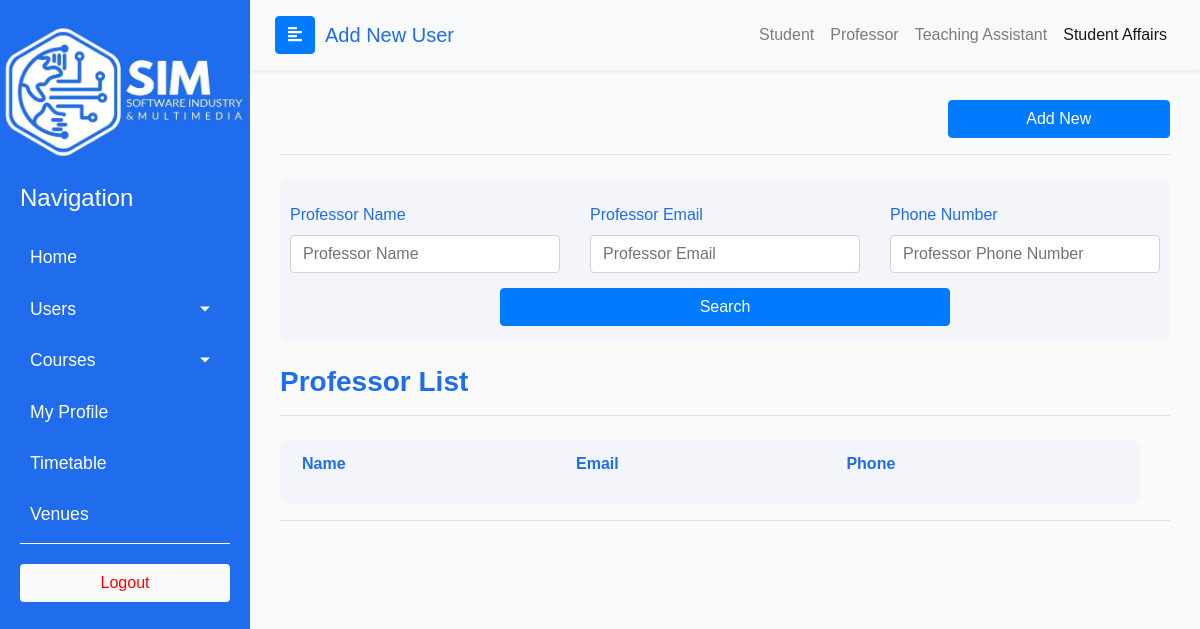
Page /admin/Professors.php on the earlier database version.
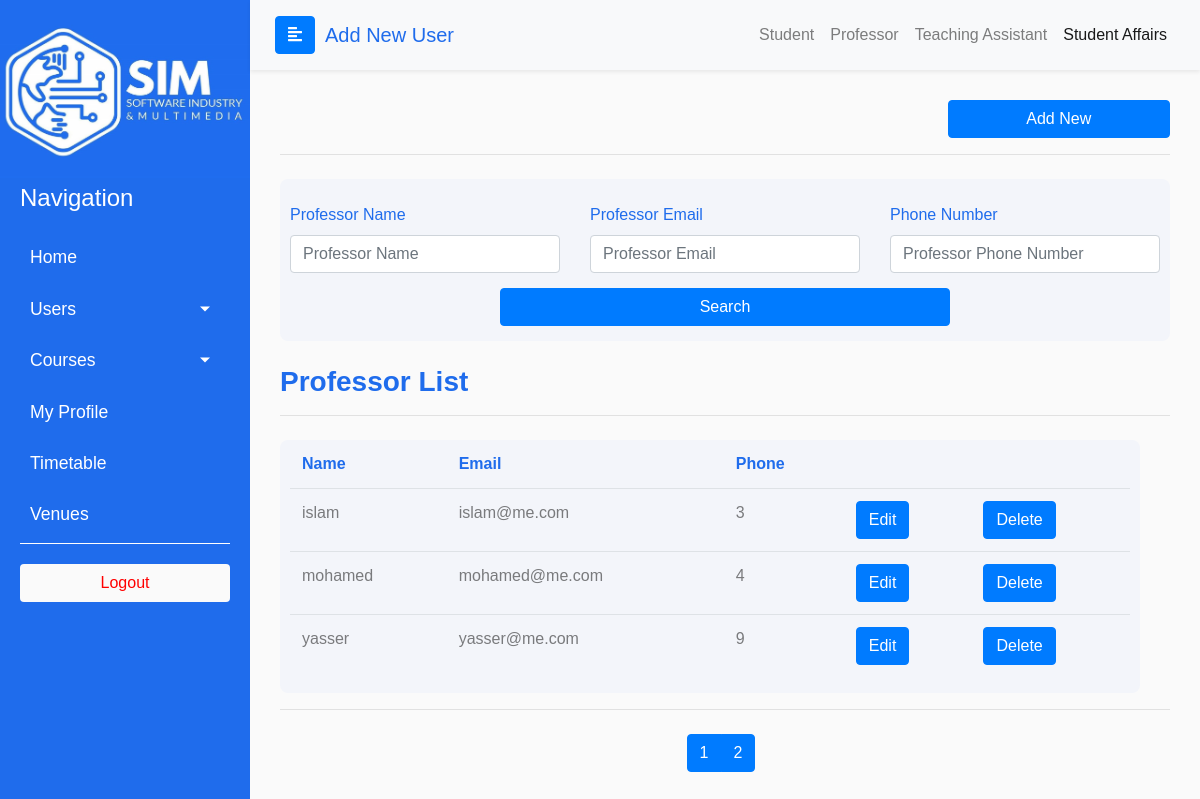
Same page on the later database version.
### tables this page shows
CREATE TABLE `professors` (
  `id_user` int(12) NOT NULL,
  `id_instructor` int(14) NOT NULL,
  `description` varchar(255) NOT NULL
);

CREATE TABLE `users` (
  `id` int(12) NOT NULL,
  `first_name` varchar(255) NOT NULL,
  `middle_name` varchar(255) NOT NULL,
  `last_name` varchar(255) NOT NULL,
  `national_id` bigint(14) NOT NULL,
  `type` varchar(255) NOT NULL,
  `email` varchar(255) NOT NULL,
  `password` varchar(255) NOT NULL,
  `gender` varchar(255) NOT NULL,
  `mobile_number` varchar(255) NOT NULL,
  `home_number` varchar(255) DEFAULT NULL,
  `image_path` text DEFAULT 'profile_images\\profile.png'
);

### paths.php (called while the page is built, shortened)
<?php
$root = "Web-Project-2";
$logo_path = DIRECTORY_SEPARATOR. $root .DIRECTORY_SEPARATOR. "media" .DIRECTORY_SEPARATOR. "logo.jpeg";
$my_profile_path = DIRECTORY_SEPARATOR. $root .DIRECTORY_SEPARATOR. "my_profile.php";
$announcements_path = DIRECTORY_SEPARATOR .$root .DIRECTORY_SEPARATOR. "sa" .DIRECTORY_SEPARATOR. "add_announcements.php";
$venues_path = DIRECTORY_SEPARATOR. $root .DIRECTORY_SEPARATOR."admin" .DIRECTORY_SEPARATOR. "venues.php";
$timetable_admin_path = DIRECTORY_SEPARATOR. $root .DIRECTORY_SEPARATOR. "admin" .DIRECTORY_SEPARATOR. "timetable.php";

### includes/Admin/professors/functions.php (called while the page is built, shortened)
<?php
include_once dirname(__FILE__, 2) . "\\utils\\iniclude_utils_files.php";
function showProfessors()
{
    global $professorsType;
    $data = getProfessorsData();
    printCommonData($data, $professorsType);
}
function getProfessorsData()
{
    global $professorsTable;
    list($per_page, $page_1, $_, $_) = getRowsPerPage($professorsTable);
    $mainSqlQuery = "SELECT p.*, u.*
                        FROM {$professorsTable} p
                        join users u
                            on p.id_user = u.id
                        limit {$page_1}, {$per_page}";
    $dataBaseConnection = connectToDataBase();
    $result = mysqli_query($dataBaseConnection, $mainSqlQuery);
    $professorsData = array();
    $count = 0;
    while ($row = $result->fetch_assoc()) {
        $professorsData[$count++] = $row;
    }
    return $professorsData;
}

### includes/utils/variables.php (called while the page is built, shortened)
<?php
$professorsTable = "professors";
$rowsPerPage = 3;

### includes/Admin/utils/all.php (called while the page is built, shortened)
<?php
include_once "iniclude_utils_files.php";
function getRowsPerPage($table)
{
    global $rowsPerPage;
    $per_page = $rowsPerPage;
    if (isset($_GET['page'])) {
        $page = $_GET['page'];
    } else {
        $page = "";
    }
    if ($page == "" || $page == 1) {
        $page_1 = 0;
    } else {
        $page_1 = ($page * $per_page) - $per_page;
    }
    $dataBaseConnection = connectToDataBase();
    $post_query_count = "SELECT * FROM {$table}";
    $result = mysqli_query($dataBaseConnection, $post_query_count);
    $count = mysqli_num_rows($result);
    $count  = ceil($count / $per_page);
    return array($per_page, $page_1, $count, $page);
}

### includes/utils/helper.php (called while the page is built, shortened)
<?php
include_once "variables.php";
function checkResultQuery($result, $conn, $source=null)
{
    return true;
}

### includes/Admin/utils/print_functions.php (the view, shortened to what this page needs)
<?php
include_once dirname( __FILE__, 3) . "\\utils\\variables.php";
function printCommonData($data, $type)
{
    global $professorsType, $sasType, $tasType;
    $update_page = null;
    switch($type) {
        case $professorsType:
            $update_page = "update_professor.php";
            break;
    }
    foreach ($data as $row) {
        echo "<tr>
        <td>" . $row["first_name"] . "</td> <td>" . $row["email"] . "</td>
        <td>" . $row["mobile_number"] . "</td> <td>";
?>
        <form action="<?php echo $update_page."?id={$row['id_user']}" ?>" method="POST">
        <input type="submit" value="Edit" name="edit" class="btn btn-primary">
        </form>
        <td>
        <form action="" method="POST">
            <input type="submit" value="Delete" name="delete" class="btn btn-primary">
        </form>
    <?php
        echo "</td></tr>";
    }
}
        ?>

### admin/Professors.php (shortened to what this page needs)
<?php
include dirname(__FILE__, 2) . "\\includes\\Admin\\callable_functions.php";
?>
<!DOCTYPE html>
<html>
<head>
    <link rel="stylesheet" href="https://stackpath.bootstrapcdn.com/bootstrap/4.1.0/css/bootstrap.min.css">
    <link rel="stylesheet" href="stu_prof.css">
    <link rel="stylesheet" href="css/tables.css">
    <link rel="stylesheet" href="../css/rootStyles.css">
    <link rel="stylesheet" href="https://cdnjs.cloudflare.com/ajax/libs/malihu-custom-scrollbar-plugin/3.1.5/jquery.mCustomScrollbar.min.css">
</head>
<body>
    <div class="wrapper">
    <?php
            include dirname(__FILE__, 2) . "\\includes\\admin_sidebar.php";
        ?>
        <div id="content">
            <nav class="navbar navbar-expand-lg sticky-top navbar-light bg-light shadow-sm">
                <div class="container-fluid">
                    <button type="button" id="sidebarCollapse" class="btn btn-primary">
                        <i class="fas fa-align-left"></i>
                    </button>
                    <a class="navbar-brand" id="page-title" href="#">Add New User</a>
                    <div class="collapse navbar-collapse" id="navbarSupportedContent">
                        <ul class="nav navbar-nav ml-auto secondary-navigation">
                        <li class="nav-item ">
                                <a class="nav-link" href="Students.php">Student</a>
                            </li>
                            <li class="nav-item ">
                                <a class="nav-link" href="Professors.php">Professor</a>
                            </li>
                            <li class="nav-item ">
                                <a class="nav-link" href="ta_list.php">Teaching Assistant</a>
                            </li>
                            <li class="nav-item active">
                                <a class="nav-link" href="sa_list.php">Student Affairs</a>
                            </li>
                        </ul>
                    </div>
            </nav>
            <div class="page-body">
                <div class="container-fluid">
                    <div class="row justify-content-end">
                        <a href="add_new_prof.php" class=" btn btn-primary btn-block w-25">Add New</a>
                    </div>
                </div>
                <hr class="mb-4">
                <div class="container-fluid table-container">
                    <form action="" method="POST">
                        <div class="row ">
                            <div class="col-md mt-4">
                                <label for="student-name">Professor Name</label>
                                <input type="text" class="form-control" placeholder="Professor Name" id="professor-name" name="professor-name" value="<?php echo $professor_name ?>">
                            </div>
                            <div class="col-md mt-4">
                                <label for="student-id">Professor Email</label>
                                <input type="text" class="form-control" placeholder="Professor Email" id="professor-email" name="professor-email" value="<?php echo $professor_email ?>">
                            </div>
                            <div class="col-md mt-4">
                                <label for="student-email">Phone Number</label>
                                <input type="text" class="form-control" placeholder="Professor Phone Number" id="professor-phone" name="professor-phone" value="<?php echo $professor_phone ?>">
                            </div>
                        </div>
                        <div class="row justify-content-center ">
                            <button class="btn btn-primary w-50 btn-block right-btn search-btn" name="submit">Search</button>
                        </div>
                    </form>
                </div>
                <br>
                <h3 class="font-weight-bold" style=" color:rgb(31,108,236);">
                    Professor List
                </h3>
                <hr class="mb-4">
                <div class="container-fluid">
                    <div class="row table-container table-responsive">
                        <table class="table">
                            <thead>
                                <tr style="color:rgb(31,108,236);">
                                    <th scope="col">Name</th>
                                    <th scope="col">Email</th>
                                    <th scope="col">Phone</th>
                                </tr>
                            </thead>
                            <tbody style="color: rgb(0,0,0,0.5);">
                                <?php
                                searchProfessor();
                                ?>
                            </tbody>
                        </table>
                    </div>
                </div>
                <hr class="mb-4">
                <div class="btn-toolbar justify-content-center" role="toolbar" aria-label="Toolbar with button groups">
                    <div class="btn-group mr-2" role="group" aria-label="First group">
                        <?php
                        list($per_page, $page_1, $count, $page) = getRowsPerPage("professors");
                        for ($i = 1; $i <= $count; $i++) {
                            if ($i == $page) {
                                echo "<button type='button' class='btn btn-primary'><a class='active_link' href='Professors.php?page={$i}'>{$i}</a></button>";
                            } else {
                                echo "<button type='button' class='btn btn-primary'><a class='active_link' href='Professors.php?page={$i}'>{$i}</a></button>";
                            }
                        }
                        ?>
                    </div>
                </div>
                <br>
            </div>
        </div>
    </div>
</body>
</html>

### includes/admin_sidebar.php (shortened to what this page needs)
<?php
include_once dirname(__FILE__, 2)."\\paths.php";
include_once "functions.php";
include_once dirname(__FILE__) . "\\Admin\\all_types\\functions.php";
?>
<nav id="sidebar">
            <div class="sidebar-header">
                <img src="<?php echo $logo_path ?>" alt="SIM-LOGO">
            </div>
            <p>Navigation</p>
            <ul class="list-unstyled components">
                <li>
                    <a href="<?php echo $announcements_path ?>">Home</a>
                </li>
                <li class="active">
                    <a href="#homeSubmenu" data-toggle="collapse" aria-expanded="false" class="dropdown-toggle">Users</a>
                </li>
                <li>
                    <a href="#pageSubmenu" data-toggle="collapse" aria-expanded="false" class="dropdown-toggle">Courses</a>
                </li>
                <li>
                    <a href="<?php echo $my_profile_path ?>">My Profile</a>
                </li>
                <li>
                    <a href="<?php echo $timetable_admin_path ?>">Timetable</a>
                </li>
                <li>
                    <a href="<?php echo $venues_path ?>">Venues</a>
                </li>
            </ul>
            <ul class="list-unstyled CTAs">
                <form method="post">
                    <button type="submit" class="btn btn-block cta-logout" style="background-color: #fafafa; color: red;" name="logout-btn" value="Logout">Logout</button>
                </form>
            </ul>
        </nav>

### includes/Admin/callable_functions.php (shortened to what this page needs)
<?php
include_once dirname(__FILE__, 2) . "\\utils\\variables.php";
include_once "all_types/functions.php";
include_once "students/functions.php";
include_once "students/search.php";
include_once "professors/functions.php";
include_once "professors/search.php";
include_once "tas/functions.php";
include_once "tas/search.php";
include_once "sas/functions.php";
include_once "sas/search.php";
include_once "utils" . DIRECTORY_SEPARATOR . "all.php";
function searchProfessor()
{
    if (isset($_POST['submit'])) {
        $d = searchForProfessor();
        showProfessorSearch($d);
    } else {
        showProfessorsList();
    }
}
function showProfessorsList()
{
    showProfessors();
}

### admin/stu_prof.css (style rules this page uses)
.right-btn { float: right; }
label { color: rgba(31,108,236); }
.search-btn { margin-top: 15px; margin-bottom: 15px; }

### admin/css/tables.css (style rules this page uses)
.table-container { background-color: rgba(31, 108, 236, 0.03); border-radius: 8px; padding: 0 10px; }
.table thead tr th { border: none !important; }

### css/rootStyles.css (style rules this page uses)
:root { --primary: rgb(31,108,236); --danger: red; }
body { font-family: 'Poppins', sans-serif; background: #fafafa; }
p { font-family: 'Poppins', sans-serif; font-size: 1.1em; font-weight: 300; line-height: 1.7em; color: #999; }
a, a:hover, a:focus { color: inherit; text-decoration: none; transition: all 0.3s; }
.navbar { padding: 15px 10px; background: #fff; border: none; border-radius: 0; margin-bottom: 30px; box-shadow: 1px 1px 3px rgba(0, 0, 0, 0.1); }
.navbar-brand#page-title { margin-left: 10px; color: var(--primary) !important; }
.page-body { padding: 0 30px; }
.wrapper { display: flex; width: 100%; }
#sidebar { width: 250px; position: fixed; top: 0; left: 0; height: 100vh; z-index: 999; background: var(--primary); color: #fff; transition: all 0.3s; align-items: stretch; }
#sidebar .sidebar-header img { width: 250px; }
#sidebar ul.components { margin: 0 20px; border-bottom: 1px solid #fff; }
#sidebar p { color: #fff; padding: 0 20px; font-size: 1.5em; }
#sidebar ul li a { padding: 10px; font-size: 1.1em; display: block; border-radius: 5px; margin-bottom: 5px; }
a[data-toggle="collapse"] { position: relative; }
.dropdown-toggle::after { display: block; position: absolute; top: 50%; right: 20px; transform: translateY(-50%); }
ul.CTAs { padding: 20px; }
#content { width: calc(100% - 250px); min-height: 100vh; transition: all 0.3s; position: absolute; top: 0; right: 0; }

Differences in the rows shown:
added professors: id_user.first_name "islam", id_user.email "islam@me.com", id_user.mobile_number "3"
added professors: id_user.first_name "mohamed", id_user.email "mohamed@me.com", id_user.mobile_number "4"
added professors: id_user.first_name "yasser", id_user.email "yasser@me.com", id_user.mobile_number "9"
Other differences:
new list line: "1"
new list line: "2"
